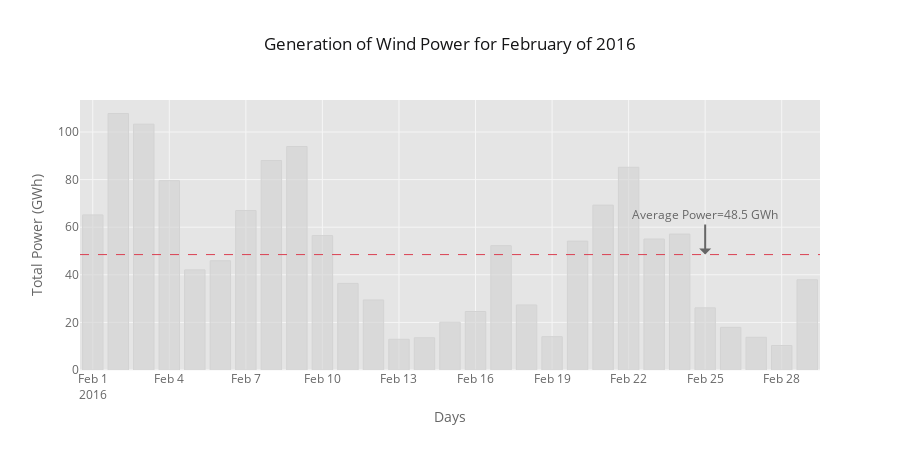

Notebook code for this chart:
### Code cell
# returns daily wind generation for given month, if second argument not given month number is taken randomly
wind_1(2016, 2)

### Figure 1 — Plotly figure (JSON) as saved in the notebook; plotly's stock layout.template omitted (floating-point values rounded to 4 significant figures)
{"data": [{"marker": {"color": "rgba(211, 211, 211, 0.6)", "line": {"color": "rgba(211, 211, 211, 1.0)", "width": 1}}, "name": "Wind_Daily(MWh)", "orientation": "v", "text": "", "type": "bar", "x": ["2016-02-01", "2016-02-02", "2016-02-03", "2016-02-04", "2016-02-05", "2016-02-06", "2016-02-07", "2016-02-08", "2016-02-09", "2016-02-10", "2016-02-11", "2016-02-12", "2016-02-13", "2016-02-14", "2016-02-15", "2016-02-16", "2016-02-17", "2016-02-18", "2016-02-19", "2016-02-20", "2016-02-21", "2016-02-22", "2016-02-23", "2016-02-24", "2016-02-25", "2016-02-26", "2016-02-27", "2016-02-28", "2016-02-29"], "y": [65.15, 107.8, 103.3, 79.57, 42.06, 45.9, 66.99, 88.04, 93.92, 56.46, 36.42, 29.42, 12.92, 13.53, 20.09, 24.57, 52.24, 27.33, 14.01, 54.17, 69.29, 85.2, 55.05, 57.14, 26.11, 17.92, 13.75, 10.29, 37.92]}], "layout": {"annotations": [{"arrowcolor": "#666666", "arrowhead": 17, "ax": 0, "ay": -40, "font": {"color": "#666666", "size": 12}, "hovertext": "", "opacity": 1, "showarrow": true, "text": "Average Power=48.5 GWh", "textangle": 0, "x": "2016-02-25T00:00:00", "xref": "x", "y": 48.5, "yref": "y1"}], "height": 450, "legend": {"bgcolor": "#FFFFFF", "font": {"color": "#666666"}}, "paper_bgcolor": "#FFFFFF", "plot_bgcolor": "#E5E5E5", "shapes": [{"line": {"color": "#db4052", "dash": "dash", "width": 1}, "type": "line", "x0": 0, "x1": 1, "xref": "paper", "y0": 48.5, "y1": 48.5, "yref": "y"}], "title": "Generation of Wind Power for February of 2016", "titlefont": {"color": "#151516"}, "width": 900, "xaxis": {"gridcolor": "#F6F6F6", "showgrid": true, "tickfont": {"color": "#666666"}, "title": "Days", "titlefont": {"color": "#666666"}, "zerolinecolor": "#F6F6F6"}, "yaxis": {"gridcolor": "#F6F6F6", "showgrid": true, "tickfont": {"color": "#666666"}, "title": "Total Power (GWh)", "titlefont": {"color": "#666666"}, "zerolinecolor": "#F6F6F6"}}}
